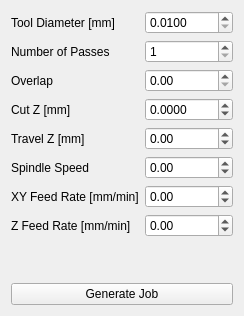
                  <widget class="QWidget" name="bottom_page">
                   <layout class="QGridLayout" name="gridLayout_3">
                    <item row="9" column="0">
                     <widget class="QLabel" name="bottom_z_feed_rate_la">
                      <property name="text">
                       <string>Z Feed Rate [mm/min]</string>
                      </property>
                     </widget>
                    </item>
                    <item row="4" column="1">
                     <widget class="QDoubleSpinBox" name="bottom_cut_z_dsb">
                      <property name="accelerated">
                       <bool>true</bool>
                      </property>
                      <property name="decimals">
                       <number>4</number>
                      </property>
                      <property name="minimum">
                       <double>-9999.000000000000000</double>
                      </property>
                      <property name="maximum">
                       <double>9999.000000000000000</double>
                      </property>
                      <property name="singleStep">
                       <double>0.000100000000000</double>
                      </property>
                     </widget>
                    </item>
                    <item row="9" column="1">
                     <widget class="QDoubleSpinBox" name="bottom_z_feed_rate_dsb">
                      <property name="accelerated">
                       <bool>true</bool>
                      </property>
                      <property name="decimals">
                       <number>2</number>
                      </property>
                      <property name="minimum">
                       <double>-9999.000000000000000</double>
                      </property>
                      <property name="maximum">
                       <double>9999.000000000000000</double>
                      </property>
                     </widget>
                    </item>
                    <item row="1" column="1">
                     <widget class="QDoubleSpinBox" name="bottom_tool_diameter_dsb">
                      <property name="accelerated">
                       <bool>true</bool>
                      </property>
                      <property name="decimals">
                       <number>4</number>
                      </property>
                      <property name="minimum">
                       <double>0.010000000000000</double>
                      </property>
                      <property name="maximum">
                       <double>100.000000000000000</double>
                      </property>
                      <property name="singleStep">
                       <double>0.000100000000000</double>
                      </property>
                     </widget>
                    </item>
                    <item row="2" column="1">
                     <widget class="QSpinBox" name="bottom_n_passes_sb">
                      <property name="minimum">
                       <number>1</number>
                      </property>
                     </widget>
                    </item>
                    <item row="3" column="0">
                     <widget class="QLabel" name="bottom_overlap_la">
                      <property name="text">
                       <string>Overlap</string>
                      </property>
                     </widget>
                    </item>
                    <item row="12" column="0" colspan="2">
                     <widget class="QPushButton" name="bottom_generate_job_pb">
                      <property name="text">
                       <string>Generate Job</string>
                      </property>
                     </widget>
                    </item>
                    <item row="8" column="1">
                     <widget class="QDoubleSpinBox" name="bottom_xy_feed_rate_dsb">
                      <property name="accelerated">
                       <bool>true</bool>
                      </property>
                      <property name="decimals">
                       <number>2</number>
                      </property>
                      <property name="minimum">
                       <double>-9999.000000000000000</double>
                      </property>
                      <property name="maximum">
                       <double>9999.000000000000000</double>
                      </property>
                     </widget>
                    </item>
                    <item row="3" column="1">
                     <widget class="QDoubleSpinBox" name="bottom_overlap_dsb">
                      <property name="decimals">
                       <number>2</number>
                      </property>
                      <property name="minimum">
                       <double>0.000000000000000</double>
                      </property>
                      <property name="maximum">
                       <double>1.000000000000000</double>
                      </property>
                      <property name="singleStep">
                       <double>0.010000000000000</double>
                      </property>
                     </widget>
                    </item>
                    <item row="11" column="0" colspan="2">
                     <spacer name="bottom_vertical_spacer">
                      <property name="orientation">
                       <enum>Qt::Vertical</enum>
                      </property>
                      <property name="sizeHint" stdset="0">
                       <size>
                        <width>20</width>
                        <height>40</height>
                       </size>
                      </property>
                     </spacer>
                    </item>
                    <item row="1" column="0">
                     <widget class="QLabel" name="bottom_tool_diameter_la">
                      <property name="text">
                       <string>Tool Diameter [mm]</string>
                      </property>
                     </widget>
                    </item>
                    <item row="2" column="0">
                     <widget class="QLabel" name="bottom_n_passes_la">
                      <property name="text">
                       <string>Number of Passes</string>
                      </property>
                     </widget>
                    </item>
                    <item row="5" column="0">
                     <widget class="QLabel" name="bottom_travel_z_la">
                      <property name="text">
                       <string>Travel Z [mm]</string>
                      </property>
                     </widget>
                    </item>
                    <item row="4" column="0">
                     <widget class="QLabel" name="bottom_cut_z_la">
                      <property name="text">
                       <string>Cut Z [mm]</string>
                      </property>
                     </widget>
                    </item>
                    <item row="5" column="1">
                     <widget class="QDoubleSpinBox" name="bottom_travel_z_dsb">
                      <property name="accelerated">
                       <bool>true</bool>
                      </property>
                      <property name="decimals">
                       <number>2</number>
                      </property>
                      <property name="minimum">
                       <double>-9999.000000000000000</double>
                      </property>
                      <property name="maximum">
                       <double>9999.000000000000000</double>
                      </property>
                      <property name="singleStep">
                       <double>0.010000000000000</double>
                      </property>
                     </widget>
                    </item>
                    <item row="8" column="0">
                     <widget class="QLabel" name="bottom_xy_feed_rate_la">
                      <property name="text">
                       <string>XY Feed Rate [mm/min]</string>
                      </property>
                     </widget>
                    </item>
                    <item row="6" column="0">
                     <widget class="QLabel" name="bottom_spindle_speed_la">
                      <property name="text">
                       <string>Spindle Speed</string>
                      </property>
                     </widget>
                    </item>
                    <item row="6" column="1">
                     <widget class="QDoubleSpinBox" name="bottom_spindle_speed_dsb">
                      <property name="accelerated">
                       <bool>true</bool>
                      </property>
                      <property name="decimals">
                       <number>2</number>
                      </property>
                      <property name="minimum">
                       <double>-9999.000000000000000</double>
                      </property>
                      <property name="maximum">
                       <double>9999.000000000000000</double>
                      </property>
                     </widget>
                    </item>
                   </layout>
                  </widget>
